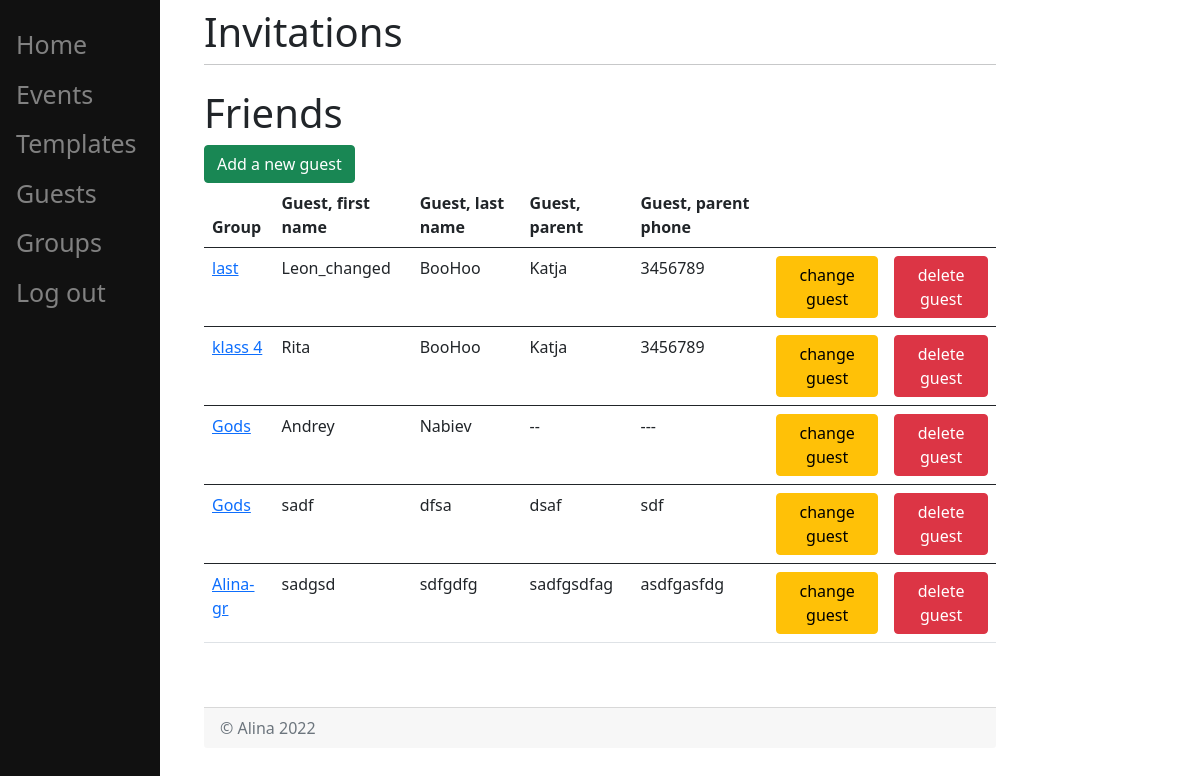
The page /guests/ (signed in) on the database as committed earlier.
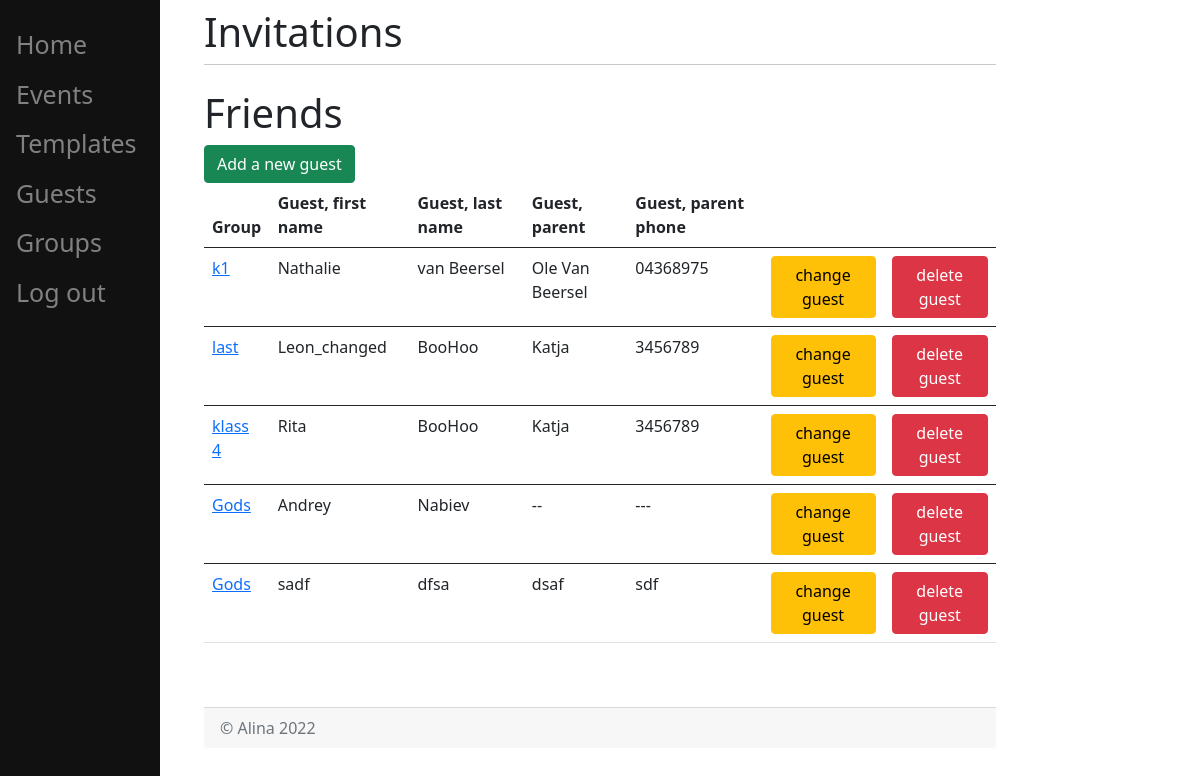
The same page on the database as committed later.
### invitations/models.py (models this page shows, shortened)
class Group(models.Model):
    name = models.CharField(max_length=200)
    user = models.ForeignKey(User, on_delete=models.CASCADE, related_name="group", null=True)

class Guest(models.Model):
    group = models.ForeignKey(Group, on_delete=models.CASCADE)
    first_name = models.CharField(max_length=200)
    last_name = models.CharField(max_length=200)
    parent_name = models.CharField(max_length=200, default='Unknown')
    parent_phone = models.CharField(max_length=200, default='Unknown')
    email = models.EmailField(help_text="jaan@mail.com", default='Unknown')
    phone = models.CharField(max_length=200, default='Unknown')
    address = models.CharField(max_length=200, default='Unknown')

### invitations/views.py (the view)
def guests(request):
    try:
        user = request.user
        groups_ = user.group.all()
        return render(request, "invitations/guests.html", {"groups": groups_})
    except Exception as e:
        messages.error(request, f'{e}')
        return redirect('/home/')

### templates/invitations/guests.html (shortened to what this page needs)
{% extends 'invitations/home.html' %}
{% block content %}
    <h1>Friends</h1>
    <form action="/guests/add">
        <button type="submit" class="btn btn-success">Add a new guest</button>
    </form>
    <form method="POST" action="#">
    {% if groups %}
        <table class="table">
            <thead>
            <tr>
                <th scope="col">Group</th>
                <th scope="col">Guest, first name</th>
                <th scope="col">Guest, last name</th>
                <th scope="col">Guest, parent</th>
                <th scope="col">Guest, parent phone</th>
                <th scope="col"> </th>
                <th scope="col"> </th>
            </tr>
            </thead>
            <tbody>
            {% for group in groups %}
                {% for guest in  group.guest_set.all %}
                    <tr>
                        <td><a href="/groups/view_group/{{ group.id }}">{{ group.name }}</a></td>
                        <td>{{ guest.first_name}}</td>
                        <td>{{ guest.last_name }}</td>
                        <td>{{ guest.parent_name}}</td>
                        <td>{{ guest.parent_phone }}</td>
                        <td>
                            <a href="/guests/change/{{ guest.id }}" class="btn btn-warning">change guest</a>
                        </td>
                        <td>
                            <form action="/guests/delete/" method="post">
                                <button type="submit" class="btn btn-danger">delete guest</button>
                            </form>
                        </td>
                    </tr>
                    </tbody>
                {% endfor %}
            {% endfor %}
        </table>
    {% else %}
        <dev><p> You have no groups </p></dev>
    {% endif %}
{% endblock %}

Rows that differ between the two databases and show on the page:
no longer on this page (row unchanged): Group: name "Alina-gr"
removed Guest: first_name "sadgsd", last_name "sdfgdfg", parent_name "sadfgsdfag", parent_phone "asdfgasfdg"
now on this page (row unchanged): Group: name "k1"
added Guest: first_name "Nathalie", last_name "van Beersel", parent_name "Ole Van Beersel", parent_phone "04368975"
